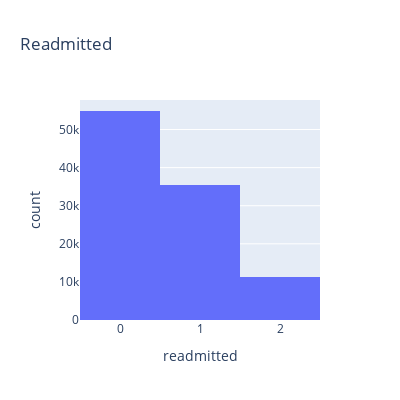

Here is the notebook cell this chart was saved with:
### Markdown cell above
### Visualize Diabetes reamissions Rate

### Code cell
fig = px.histogram(diabetes, x="readmitted", title='Readmitted', width=400, height=400)
fig.show()

### Figure 1 — Plotly figure (JSON) as saved in the notebook; plotly's stock layout.template omitted (floating-point values rounded to 4 significant figures; data arrays with more than 128 entries replaced by an {"elided": "..."} marker saying what was removed)
{"data": [{"alignmentgroup": "True", "bingroup": "x", "hovertemplate": "readmitted=%{x}<br>count=%{y}<extra></extra>", "legendgroup": "", "marker": {"color": "#636efa", "pattern": {"shape": ""}}, "name": "", "offsetgroup": "", "orientation": "v", "showlegend": false, "type": "histogram", "x": {"elided": "101766 int values"}, "xaxis": "x", "yaxis": "y"}], "layout": {"barmode": "relative", "height": 400, "legend": {"tracegroupgap": 0}, "title": {"text": "Readmitted"}, "width": 400, "xaxis": {"anchor": "y", "domain": [0, 1], "title": {"text": "readmitted"}}, "yaxis": {"anchor": "x", "domain": [0, 1], "title": {"text": "count"}}}}
